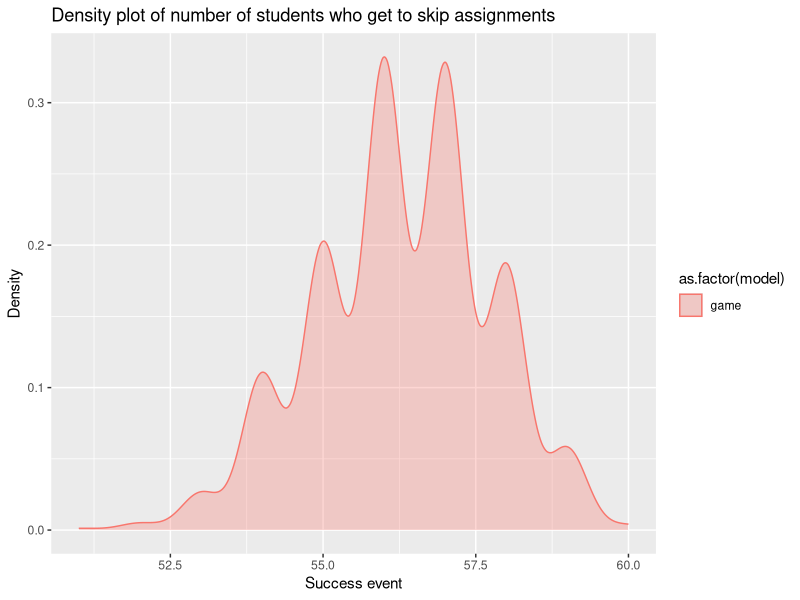
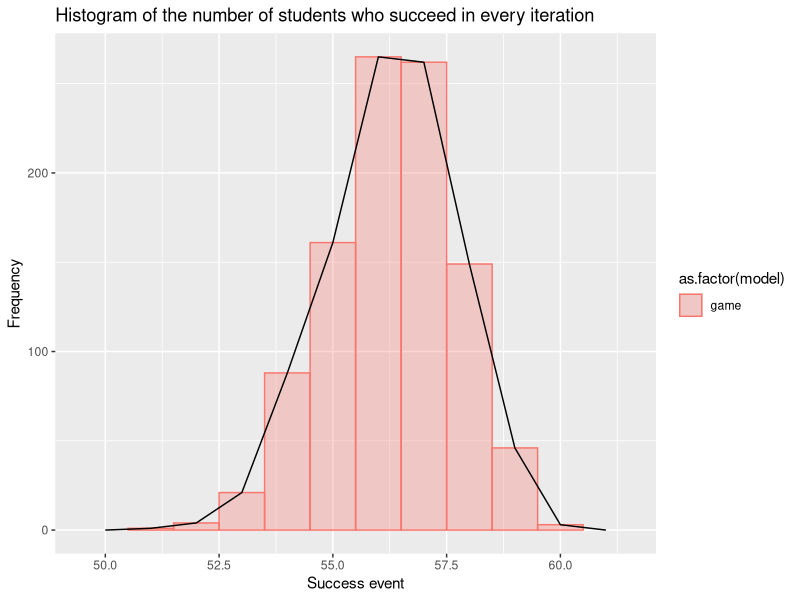

R code for these plots, in order:
#I changed the famous prisoner's dilemma problem a little bit. The original problem is in the link below
#https://www.r-bloggers.com/100-prisoners-100-lines-of-code/
  
#PROBLEM
#There will be x students, each of them having a roll number. There are y number of boxes( y>=x) with a number in it. Every student is given a certain number(z) of tries to find the box with a value<= his/her roll number. If they get the correct number, then they can skip assignments else they would have the penalty of completing an extra assignnment. Here the success would indicate every time he/she gets the correct box. 

#Method1: No Strategy at all
#Try opening boxes at random until he had exhausted his/her tries or found the number.

library(ggplot2)
library(gridExtra)

students=60
no.boxes=70
no.iters=1000
tries=15

run.game <- function(no.students,n.boxes,iters,maxtries) 
{
  so_far = rep(0,iters)
  # Labels for our prisoners
  students = 1:no.students
  
  for(i in 1:iters) {
    # A random permutation:
    boxes = sample(1:n.boxes,size=n.boxes,replace=FALSE)
    # Track how many "winners" we have
    foundIt = 0
    # Main loop over the prisoners
    for(st in students) {
      # create a copy of the boxes object to
      # keep an index of the opened boxes for 
      # each student
      boxes.temp <- boxes
      # Track the student's list of opened boxes
      path = c(st)
      tries = 1
      # Look first in the box that matches your own number
      
      while(tries < maxtries) { 			
        inBox = sample(boxes.temp,1)
        path = c(path, inBox) 			 			
        if(inBox <= st) { 				
          foundIt = foundIt + 1 				
          break; 	
        } else { 				
          # choose randomly among any of the remaining boxes
          # delete that box from the box pool
          boxes.temp <- boxes.temp[boxes.temp!=inBox]	
          # choose among the remaining boxes
          
        }
        
#Observations
#As you increase the no of boxes, you are giving more options for the random function to choose from, which decreases the chance of getting the right box.**
          
#In this game, with no strategy at all( choosing randomly) you cannot increase the count of people succeeding, beyond a certain number because every student moves from randomly from one box to another.**
 

        tries = tries+1 		
        }
      #print(path)
    }
    # How many students have found their number till this iteration?
    so_far[i] = foundIt
  }
  return(so_far)
}

results <- run.game(students,no.boxes,no.iters,tries)
ggplot(data.frame(model=c(rep("game",no.iters)),values=results)) +
  aes(x=values) +
  geom_density(aes(fill=as.factor(model),colour=as.factor(model)),alpha=0.3) + 
  labs(title="Density plot of number of students who get to skip assignments",
       x="Success event",
       y="Density")    


ggplot(data.frame(model=c(rep('game',no.iters)),
                  values=results)) +
  aes(x=values) +
  geom_histogram(position="dodge",stat="bin",binwidth=1,
                 aes(fill=as.factor(model),
                     colour=as.factor(model)),alpha=0.3) +
  geom_freqpoly(binwidth=1) + 
  labs(title="Histogram of the number of students who succeed in every iteration",
       x="Success event",
       y="Frequency")


